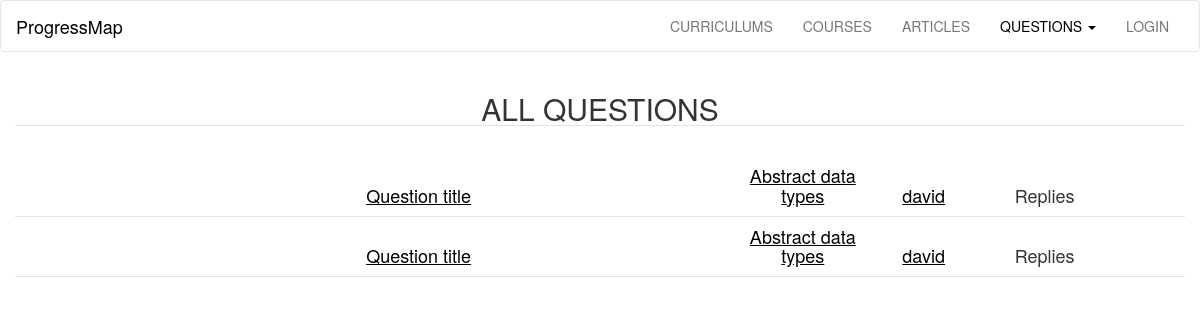
The page /questions/ on the database as committed earlier.
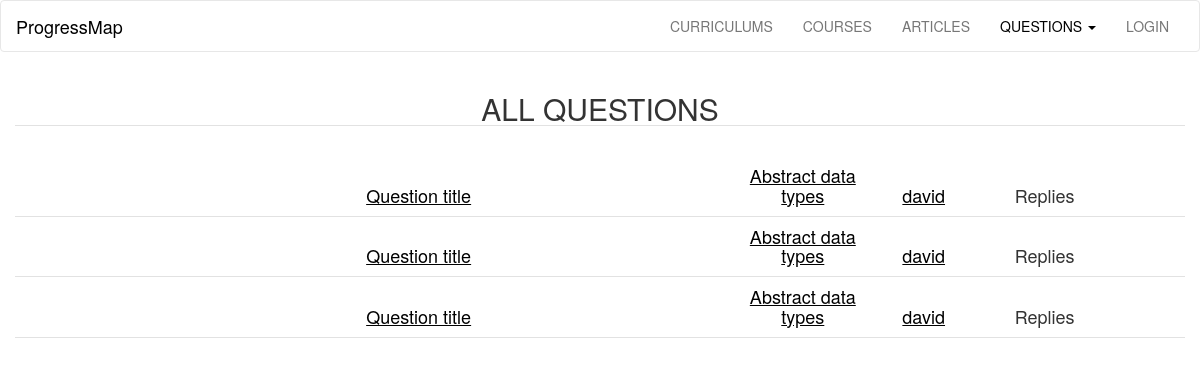
The same page on the database as committed later.
### progressMap/models.py (models this page shows, shortened)
class Questions(db.Model):
	id= db.Column(db.Integer, primary_key = True)
	title = db.Column(db.Text, nullable = False)
	message = db.Column(db.Text, nullable = False)
	user_id = db.Column(db.Integer, db.ForeignKey('user.id'), nullable=False)
	article_id = db.Column(db.Integer, db.ForeignKey('articles.id'), nullable=False)
	comments = db.relationship('Comments', backref = 'question', lazy = 'dynamic')

class Articles(db.Model):
	id  = db.Column(db.Integer, primary_key = True)
	title = db.Column(db.String(300), nullable=False)
	description = db.Column(db.Text, nullable=False)
	questions = db.relationship('Questions', backref='article', lazy='dynamic')
	user_id = db.Column(db.Integer, db.ForeignKey('user.id'), nullable=False)
	course_id = db.Column(db.Integer, db.ForeignKey('courses.id'), nullable=False)
	curriculum_id = db.Column(db.Integer, db.ForeignKey('curriculums.id'), nullable=False)

class User(db.Model, UserMixin):
	id = db.Column(db.Integer, primary_key = True)
	username = db.Column(db.String(40), unique = True)
	email = db.Column(db.String(120), unique = True)
	password_hash = db.Column(db.String)
	articles =  db.relationship('Articles', backref='user', lazy='dynamic')
	courses =  db.relationship('Courses', backref='user', lazy='dynamic')
	curriculums =  db.relationship('Curriculums', backref='user', lazy='dynamic')
	questions = db.relationship('Questions', backref='user', lazy='dynamic')
	comments = db.relationship('Comments', backref='user', lazy='dynamic')
	completed = db.relationship('Completed', backref='user', lazy='dynamic')
	allContent = db.relationship('AllContent', backref='user', lazy='dynamic')
	@property
	def password(self):
		raise AttributeError('password: write-only field')

### progressMap/questions/views.py (the view)
@questions.route('/', defaults={'page':'all'})
@questions.route('/<page>')
def show(page):
	if page == 'all':
		allQuestions = models.getFromDb(models.Questions, 6)
		return render_template('questions.html', allQuestions=allQuestions)
	elif page ==  models.getByTitle(models.Questions, page).message:
		question = models.getByTitle(models.Questions, page)
		return render_template('showQuestion.html', question=question)
	else:
		abort(404)

### progressMap/models.py (called while the page is built)
def getFromDb(className, num):
	return className.query.order_by(desc(className.title)).limit(num)

### progressMap/templates/questions.html (shortened to what this page needs)
{% extends 'base.html' %}
{% block questions_link %}
<li class="dropdown">
<a class="dropdown-toggle active" data-toggle="dropdown" href="#">QUESTIONS
<span class="caret"></span></a>
</li>
{% endblock %}
{% block content %}
<section class="container-fluid content">
	<h2 class="text-center b-down">ALL QUESTIONS</h2>
	<br />
	{% for question in allQuestions%}
	<section class="b-down message text-center underline">
		<h4 class="messageCol">
			<a href="{{ url_for('questions.show', page = question.title) }}">
				{{ question.title.capitalize() }}
			</a>
		</h4>
		<h4>
			<a href="{{ url_for('articles.show', page = question.article.title) }}">
				{{ question.article.title.capitalize() }}
			</a>
		</h4>
		<h4>
			<a href="{{ url_for('user.userPage', username = question.user.username) }}">
				{{ question.user.username }}
			</a>
		</h4>
		<h4> Replies</h4>
	</section>
	{% else %}
		<h4 class="text-center">No questions added yet.</h4>
	{% endfor %}
	</section>
{% endblock %}

### progressMap/templates/base.html (shortened to what this page needs)
<!doctype html>
<html>
<head>
	<link rel="stylesheet" href="{{ url_for('static', filename='css/bootstrap.min.css') }}">
	<link rel='stylesheet' href="{{ url_for('static', filename='css/main.css') }}">
</head>
<body>
	<nav class="navbar navbar-default">
		<div class="container-fluid">
			<div class="navbar-header">
				<a class="navbar-brand active" href="{{ url_for('main.show', page='map') }}">
					ProgressMap
				</a>
			</div>
			<div class="collapse navbar-collapse" id="myNavbar">
				<ul class="nav navbar-nav navbar-right nav-items text-center">
					{% block curriculums_link %}
  					<li><a href="{{ url_for('curriculums.show')}}">CURRICULUMS</a></li>
					{% endblock %}
					{% block courses_link %}
  					<li><a href="{{ url_for('courses.show')}}">COURSES</a></li>
					{% endblock %}
					{% block articles_link %}
  					<li><a href="{{ url_for('articles.show')}}">ARTICLES</a></li>
					{% endblock %}
					{% block questions_link %}{% endblock %}
					{% block user_link %}
					{% if current_user.is_authenticated %}
					<li class="dropdown">
                        <a class="dropdown-toggle" data-toggle="dropdown" href="#">{{current_user.username}}
                            <span class="caret"></span></a>
                        <ul class="dropdown-menu">
                            <li class="text-center"><a href="{{ url_for('user.userPage', username=current_user.username) }}">PROGRESS</a></li>
							<li class="text-center">
								<a href="{{ url_for('user.addedContent', username=current_user.username)}}">CONTENT</a>
							</li>
                            <li class="text-center"><a href="{{ url_for('add.main')}}">ADD CONTENT</a></li>
                            <li class="text-center"><a href="{{ url_for('main.show', page='signout')}}">SIGN OUT</a></li>
                        </ul>
                    </li>
					{% else %}
					<li><a href="{{ url_for('main.show', page='login') }}">LOGIN</a>
					</li>
					{% endif %}
					{% endblock %}
				</ul>
			</div>
		</div>
	</nav>
	{% block content %}{% endblock %}
</body>
</html>

### progressMap/static/css/main.css (style rules this page uses)
a { color: black; text-decoration: none; }
@media screen and (min-width: 550px) { .message * { display: inline-block; } }
@media screen and (min-width: 550px) { .messageCol { width: 55%; } }
@media screen and (min-width: 550px) { .message h4:not(:first-child) { width: 10%; } }
.underline a { color: black; text-decoration: underline; }
.navbar-default .navbar-nav>li>a.active { color: black; }
.navbar-default { background-color: white; }
.navbar-default .navbar-brand { color: black; }
.content { background-color: white; }
.b-down { border-bottom: 1px solid #e2e2e2; }

Rows that differ between the two databases and show on the page:
added Questions: title "Question title", article "Abstract data types", user.username "david"
